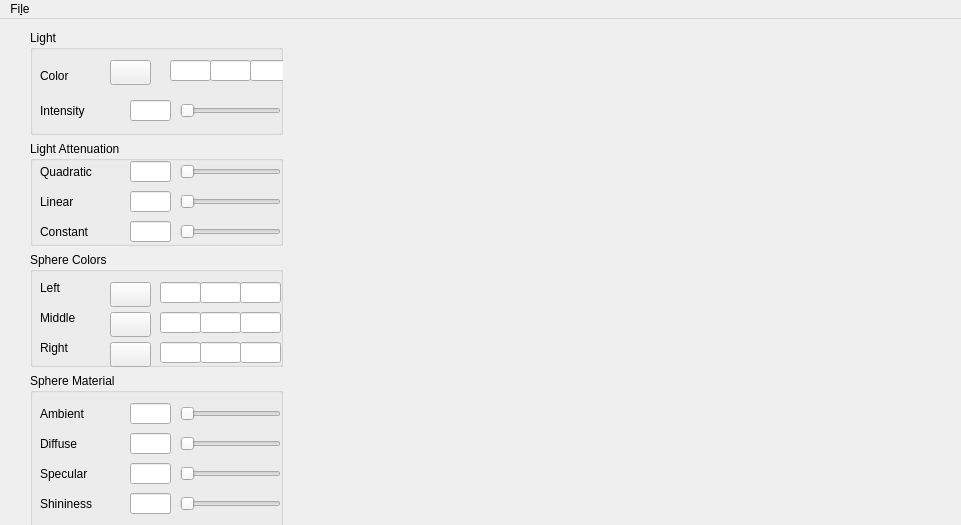
<?xml version="1.0" encoding="UTF-8"?>
<ui version="4.0">
 <class>MainWindow</class>
 <widget class="QMainWindow" name="MainWindow">
  <property name="geometry">
   <rect>
    <x>0</x>
    <y>0</y>
    <width>961</width>
    <height>525</height>
   </rect>
  </property>
  <property name="minimumSize">
   <size>
    <width>800</width>
    <height>525</height>
   </size>
  </property>
  <property name="windowTitle">
   <string>Lab 3 - Phong lighting</string>
  </property>
  <widget class="QWidget" name="centralWidget"/>
  <widget class="QMenuBar" name="menuBar">
   <property name="geometry">
    <rect>
     <x>0</x>
     <y>0</y>
     <width>961</width>
     <height>25</height>
    </rect>
   </property>
   <widget class="QMenu" name="menuFile">
    <property name="title">
     <string>Fi&amp;le</string>
    </property>
    <addaction name="actionQuit"/>
   </widget>
   <addaction name="menuFile"/>
  </widget>
  <widget class="QDockWidget" name="settingsDock">
   <property name="enabled">
    <bool>true</bool>
   </property>
   <property name="sizePolicy">
    <sizepolicy hsizetype="Expanding" vsizetype="Preferred">
     <horstretch>0</horstretch>
     <verstretch>0</verstretch>
    </sizepolicy>
   </property>
   <property name="minimumSize">
    <size>
     <width>295</width>
     <height>580</height>
    </size>
   </property>
   <property name="features">
    <set>QDockWidget::DockWidgetVerticalTitleBar</set>
   </property>
   <property name="allowedAreas">
    <set>Qt::NoDockWidgetArea</set>
   </property>
   <attribute name="dockWidgetArea">
    <number>1</number>
   </attribute>
   <widget class="QWidget" name="settingsDockContent">
    <property name="enabled">
     <bool>true</bool>
    </property>
    <property name="sizePolicy">
     <sizepolicy hsizetype="Fixed" vsizetype="Preferred">
      <horstretch>0</horstretch>
      <verstretch>0</verstretch>
     </sizepolicy>
    </property>
    <property name="minimumSize">
     <size>
      <width>275</width>
      <height>0</height>
     </size>
    </property>
    <property name="contextMenuPolicy">
     <enum>Qt::DefaultContextMenu</enum>
    </property>
    <property name="autoFillBackground">
     <bool>false</bool>
    </property>
    <layout class="QVBoxLayout" name="settingsLayout">
     <item>
      <widget class="QGroupBox" name="lightGroupBox">
       <property name="enabled">
        <bool>true</bool>
       </property>
       <property name="sizePolicy">
        <sizepolicy hsizetype="Preferred" vsizetype="Fixed">
         <horstretch>0</horstretch>
         <verstretch>0</verstretch>
        </sizepolicy>
       </property>
       <property name="minimumSize">
        <size>
         <width>0</width>
         <height>105</height>
        </size>
       </property>
       <property name="title">
        <string>Light</string>
       </property>
       <widget class="QSlider" name="lightIntensitySlider">
        <property name="geometry">
         <rect>
          <x>150</x>
          <y>70</y>
          <width>101</width>
          <height>22</height>
         </rect>
        </property>
        <property name="orientation">
         <enum>Qt::Horizontal</enum>
        </property>
       </widget>
       <widget class="QLabel" name="lightIntensityLabel">
        <property name="geometry">
         <rect>
          <x>10</x>
          <y>70</y>
          <width>91</width>
          <height>21</height>
         </rect>
        </property>
        <property name="text">
         <string>Intensity</string>
        </property>
       </widget>
       <widget class="QPushButton" name="lightColorButton">
        <property name="geometry">
         <rect>
          <x>80</x>
          <y>30</y>
          <width>41</width>
          <height>25</height>
         </rect>
        </property>
        <property name="text">
         <string/>
        </property>
       </widget>
       <widget class="QLabel" name="lightColorLabel">
        <property name="geometry">
         <rect>
          <x>10</x>
          <y>30</y>
          <width>62</width>
          <height>31</height>
         </rect>
        </property>
        <property name="text">
         <string>Color</string>
        </property>
       </widget>
       <widget class="QLineEdit" name="lightIntensityEdit">
        <property name="geometry">
         <rect>
          <x>100</x>
          <y>70</y>
          <width>41</width>
          <height>21</height>
         </rect>
        </property>
       </widget>
       <widget class="QLineEdit" name="lightREdit">
        <property name="geometry">
         <rect>
          <x>140</x>
          <y>30</y>
          <width>41</width>
          <height>21</height>
         </rect>
        </property>
       </widget>
       <widget class="QLineEdit" name="lightGEdit">
        <property name="geometry">
         <rect>
          <x>180</x>
          <y>30</y>
          <width>41</width>
          <height>21</height>
         </rect>
        </property>
       </widget>
       <widget class="QLineEdit" name="lightBEdit">
        <property name="geometry">
         <rect>
          <x>220</x>
          <y>30</y>
          <width>41</width>
          <height>21</height>
         </rect>
        </property>
       </widget>
      </widget>
     </item>
     <item>
      <widget class="QGroupBox" name="attenuationGroupBox">
       <property name="enabled">
        <bool>true</bool>
       </property>
       <property name="sizePolicy">
        <sizepolicy hsizetype="Preferred" vsizetype="Fixed">
         <horstretch>0</horstretch>
         <verstretch>0</verstretch>
        </sizepolicy>
       </property>
       <property name="minimumSize">
        <size>
         <width>0</width>
         <height>105</height>
        </size>
       </property>
       <property name="title">
        <string>Light Attenuation</string>
       </property>
       <property name="checkable">
        <bool>false</bool>
       </property>
       <widget class="QSlider" name="attQuadraticSlider">
        <property name="geometry">
         <rect>
          <x>150</x>
          <y>20</y>
          <width>101</width>
          <height>22</height>
         </rect>
        </property>
        <property name="orientation">
         <enum>Qt::Horizontal</enum>
        </property>
       </widget>
       <widget class="QLabel" name="attLinearLabel">
        <property name="geometry">
         <rect>
          <x>10</x>
          <y>40</y>
          <width>61</width>
          <height>41</height>
         </rect>
        </property>
        <property name="text">
         <string>Linear</string>
        </property>
       </widget>
       <widget class="QLabel" name="attConstantLabel">
        <property name="geometry">
         <rect>
          <x>10</x>
          <y>70</y>
          <width>91</width>
          <height>41</height>
         </rect>
        </property>
        <property name="text">
         <string>Constant</string>
        </property>
       </widget>
       <widget class="QLineEdit" name="attConstantEdit">
        <property name="geometry">
         <rect>
          <x>100</x>
          <y>80</y>
          <width>41</width>
          <height>21</height>
         </rect>
        </property>
       </widget>
       <widget class="QSlider" name="attLinearSlider">
        <property name="geometry">
         <rect>
          <x>150</x>
          <y>50</y>
          <width>101</width>
          <height>22</height>
         </rect>
        </property>
        <property name="orientation">
         <enum>Qt::Horizontal</enum>
        </property>
       </widget>
       <widget class="QLineEdit" name="attLinearEdit">
        <property name="geometry">
         <rect>
          <x>100</x>
          <y>50</y>
          <width>41</width>
          <height>21</height>
         </rect>
        </property>
       </widget>
       <widget class="QSlider" name="attConstantSlider">
        <property name="geometry">
         <rect>
          <x>150</x>
          <y>80</y>
          <width>101</width>
          <height>22</height>
         </rect>
        </property>
        <property name="orientation">
         <enum>Qt::Horizontal</enum>
        </property>
       </widget>
       <widget class="QLineEdit" name="attQuadraticEdit">
        <property name="geometry">
         <rect>
          <x>100</x>
          <y>20</y>
          <width>41</width>
          <height>21</height>
         </rect>
        </property>
       </widget>
       <widget class="QLabel" name="attQuadraticLabel">
        <property name="geometry">
         <rect>
          <x>10</x>
          <y>10</y>
          <width>91</width>
          <height>41</height>
         </rect>
        </property>
        <property name="text">
         <string>Quadratic</string>
        </property>
       </widget>
      </widget>
     </item>
     <item>
      <widget class="QGroupBox" name="spheresGroupBox">
       <property name="enabled">
        <bool>true</bool>
       </property>
       <property name="sizePolicy">
        <sizepolicy hsizetype="Preferred" vsizetype="Fixed">
         <horstretch>0</horstretch>
         <verstretch>0</verstretch>
        </sizepolicy>
       </property>
       <property name="minimumSize">
        <size>
         <width>0</width>
         <height>115</height>
        </size>
       </property>
       <property name="title">
        <string>Sphere Colors</string>
       </property>
       <widget class="QPushButton" name="sphereLColorButton">
        <property name="geometry">
         <rect>
          <x>80</x>
          <y>30</y>
          <width>41</width>
          <height>25</height>
         </rect>
        </property>
        <property name="text">
         <string/>
        </property>
       </widget>
       <widget class="QLabel" name="sphereLLabel">
        <property name="geometry">
         <rect>
          <x>10</x>
          <y>20</y>
          <width>62</width>
          <height>31</height>
         </rect>
        </property>
        <property name="text">
         <string>Left</string>
        </property>
       </widget>
       <widget class="QLineEdit" name="sphereLREdit">
        <property name="geometry">
         <rect>
          <x>130</x>
          <y>30</y>
          <width>41</width>
          <height>21</height>
         </rect>
        </property>
       </widget>
       <widget class="QLineEdit" name="sphereLGEdit">
        <property name="geometry">
         <rect>
          <x>170</x>
          <y>30</y>
          <width>41</width>
          <height>21</height>
         </rect>
        </property>
       </widget>
       <widget class="QLineEdit" name="sphereLBEdit">
        <property name="geometry">
         <rect>
          <x>210</x>
          <y>30</y>
          <width>41</width>
          <height>21</height>
         </rect>
        </property>
       </widget>
       <widget class="QLineEdit" name="sphereMBEdit">
        <property name="geometry">
         <rect>
          <x>210</x>
          <y>60</y>
          <width>41</width>
          <height>21</height>
         </rect>
        </property>
       </widget>
       <widget class="QLabel" name="sphereMLabel">
        <property name="geometry">
         <rect>
          <x>10</x>
          <y>50</y>
          <width>62</width>
          <height>31</height>
         </rect>
        </property>
        <property name="text">
         <string>Middle</string>
        </property>
       </widget>
       <widget class="QLineEdit" name="sphereMGEdit">
        <property name="geometry">
         <rect>
          <x>170</x>
          <y>60</y>
          <width>41</width>
          <height>21</height>
         </rect>
        </property>
       </widget>
       <widget class="QLineEdit" name="sphereMREdit">
        <property name="geometry">
         <rect>
          <x>130</x>
          <y>60</y>
          <width>41</width>
          <height>21</height>
         </rect>
        </property>
       </widget>
       <widget class="QPushButton" name="sphereMColorButton">
        <property name="geometry">
         <rect>
          <x>80</x>
          <y>60</y>
          <width>41</width>
          <height>25</height>
         </rect>
        </property>
        <property name="text">
         <string/>
        </property>
       </widget>
       <widget class="QPushButton" name="sphereRColorButton">
        <property name="geometry">
         <rect>
          <x>80</x>
          <y>90</y>
          <width>41</width>
          <height>25</height>
         </rect>
        </property>
        <property name="text">
         <string/>
        </property>
       </widget>
       <widget class="QLabel" name="sphereRLabel">
        <property name="geometry">
         <rect>
          <x>10</x>
          <y>80</y>
          <width>62</width>
          <height>31</height>
         </rect>
        </property>
        <property name="text">
         <string>Right</string>
        </property>
       </widget>
       <widget class="QLineEdit" name="sphereRGEdit">
        <property name="geometry">
         <rect>
          <x>170</x>
          <y>90</y>
          <width>41</width>
          <height>21</height>
         </rect>
        </property>
       </widget>
       <widget class="QLineEdit" name="sphereRBEdit">
        <property name="geometry">
         <rect>
          <x>210</x>
          <y>90</y>
          <width>41</width>
          <height>21</height>
         </rect>
        </property>
       </widget>
       <widget class="QLineEdit" name="sphereRREdit">
        <property name="geometry">
         <rect>
          <x>130</x>
          <y>90</y>
          <width>41</width>
          <height>21</height>
         </rect>
        </property>
       </widget>
      </widget>
     </item>
     <item>
      <widget class="QGroupBox" name="materialGroupBox">
       <property name="minimumSize">
        <size>
         <width>0</width>
         <height>219</height>
        </size>
       </property>
       <property name="title">
        <string>Sphere Material</string>
       </property>
       <widget class="QLabel" name="ambientLabel">
        <property name="geometry">
         <rect>
          <x>10</x>
          <y>20</y>
          <width>71</width>
          <height>41</height>
         </rect>
        </property>
        <property name="text">
         <string>Ambient</string>
        </property>
       </widget>
       <widget class="QLineEdit" name="ambientEdit">
        <property name="geometry">
         <rect>
          <x>100</x>
          <y>30</y>
          <width>41</width>
          <height>21</height>
         </rect>
        </property>
       </widget>
       <widget class="QSlider" name="ambientSlider">
        <property name="geometry">
         <rect>
          <x>150</x>
          <y>30</y>
          <width>101</width>
          <height>22</height>
         </rect>
        </property>
        <property name="orientation">
         <enum>Qt::Horizontal</enum>
        </property>
       </widget>
       <widget class="QLabel" name="diffuseLabel">
        <property name="geometry">
         <rect>
          <x>10</x>
          <y>50</y>
          <width>71</width>
          <height>41</height>
         </rect>
        </property>
        <property name="text">
         <string>Diffuse</string>
        </property>
       </widget>
       <widget class="QLineEdit" name="diffuseEdit">
        <property name="geometry">
         <rect>
          <x>100</x>
          <y>60</y>
          <width>41</width>
          <height>21</height>
         </rect>
        </property>
       </widget>
       <widget class="QSlider" name="diffuseSlider">
        <property name="geometry">
         <rect>
          <x>150</x>
          <y>60</y>
          <width>101</width>
          <height>22</height>
         </rect>
        </property>
        <property name="orientation">
         <enum>Qt::Horizontal</enum>
        </property>
       </widget>
       <widget class="QLabel" name="specularLabel">
        <property name="geometry">
         <rect>
          <x>10</x>
          <y>80</y>
          <width>81</width>
          <height>41</height>
         </rect>
        </property>
        <property name="text">
         <string>Specular</string>
        </property>
       </widget>
       <widget class="QLineEdit" name="specularEdit">
        <property name="geometry">
         <rect>
          <x>100</x>
          <y>90</y>
          <width>41</width>
          <height>21</height>
         </rect>
        </property>
       </widget>
       <widget class="QSlider" name="specularSlider">
        <property name="geometry">
         <rect>
          <x>150</x>
          <y>90</y>
          <width>101</width>
          <height>22</height>
         </rect>
        </property>
        <property name="orientation">
         <enum>Qt::Horizontal</enum>
        </property>
       </widget>
       <widget class="QLabel" name="shininessLabel">
        <property name="geometry">
         <rect>
          <x>10</x>
          <y>110</y>
          <width>81</width>
          <height>41</height>
         </rect>
        </property>
        <property name="text">
         <string>Shininess</string>
        </property>
       </widget>
       <widget class="QLineEdit" name="shininessEdit">
        <property name="geometry">
         <rect>
          <x>100</x>
          <y>120</y>
          <width>41</width>
          <height>21</height>
         </rect>
        </property>
       </widget>
       <widget class="QSlider" name="shininessSlider">
        <property name="geometry">
         <rect>
          <x>150</x>
          <y>120</y>
          <width>101</width>
          <height>22</height>
         </rect>
        </property>
        <property name="orientation">
         <enum>Qt::Horizontal</enum>
        </property>
       </widget>
      </widget>
     </item>
    </layout>
   </widget>
  </widget>
  <action name="actionQuit">
   <property name="text">
    <string>&amp;Quit</string>
   </property>
   <property name="shortcut">
    <string>Ctrl+Q</string>
   </property>
  </action>
 </widget>
 <layoutdefault spacing="6" margin="11"/>
 <resources/>
 <connections>
  <connection>
   <sender>actionQuit</sender>
   <signal>triggered()</signal>
   <receiver>MainWindow</receiver>
   <slot>close()</slot>
   <hints>
    <hint type="sourcelabel">
     <x>-1</x>
     <y>-1</y>
    </hint>
    <hint type="destinationlabel">
     <x>299</x>
     <y>199</y>
    </hint>
   </hints>
  </connection>
 </connections>
 <designerdata>
  <property name="gridDeltaX">
   <number>10</number>
  </property>
  <property name="gridDeltaY">
   <number>10</number>
  </property>
  <property name="gridSnapX">
   <bool>true</bool>
  </property>
  <property name="gridSnapY">
   <bool>true</bool>
  </property>
  <property name="gridVisible">
   <bool>true</bool>
  </property>
 </designerdata>
</ui>
